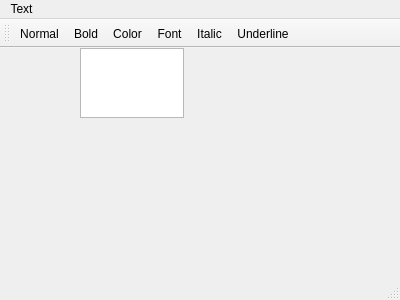
<?xml version="1.0" encoding="UTF-8"?>
<ui version="4.0">
 <class>MyTextEditor</class>
 <widget class="QMainWindow" name="MyTextEditor">
  <property name="geometry">
   <rect>
    <x>0</x>
    <y>0</y>
    <width>400</width>
    <height>300</height>
   </rect>
  </property>
  <property name="windowTitle">
   <string>MyTextEditor</string>
  </property>
  <widget class="QWidget" name="centralWidget">
   <widget class="QTextEdit" name="textEdit">
    <property name="geometry">
     <rect>
      <x>80</x>
      <y>0</y>
      <width>104</width>
      <height>70</height>
     </rect>
    </property>
    <property name="font">
     <font>
      <weight>75</weight>
      <bold>true</bold>
     </font>
    </property>
   </widget>
  </widget>
  <widget class="QMenuBar" name="menuBar">
   <property name="geometry">
    <rect>
     <x>0</x>
     <y>0</y>
     <width>400</width>
     <height>22</height>
    </rect>
   </property>
   <widget class="QMenu" name="menuText">
    <property name="title">
     <string>Text</string>
    </property>
    <addaction name="actionBold"/>
   </widget>
   <addaction name="menuText"/>
  </widget>
  <widget class="QToolBar" name="mainToolBar">
   <attribute name="toolBarArea">
    <enum>TopToolBarArea</enum>
   </attribute>
   <attribute name="toolBarBreak">
    <bool>false</bool>
   </attribute>
   <addaction name="actionNormal"/>
   <addaction name="actionBold"/>
   <addaction name="actionColor"/>
   <addaction name="actionFont"/>
   <addaction name="actionItalic"/>
   <addaction name="actionUnderline"/>
  </widget>
  <widget class="QStatusBar" name="statusBar"/>
  <action name="actionBold">
   <property name="checkable">
    <bool>true</bool>
   </property>
   <property name="checked">
    <bool>false</bool>
   </property>
   <property name="icon">
    <iconset resource="appresources.qrc">
     <normaloff>:/Images/icons/bold.png</normaloff>:/Images/icons/bold.png</iconset>
   </property>
   <property name="text">
    <string>Bold</string>
   </property>
   <property name="shortcut">
    <string>Ctrl+B</string>
   </property>
  </action>
  <action name="actionColor">
   <property name="checkable">
    <bool>true</bool>
   </property>
   <property name="icon">
    <iconset resource="appresources.qrc">
     <normaloff>:/Images/icons/c.png</normaloff>:/Images/icons/c.png</iconset>
   </property>
   <property name="text">
    <string>Color</string>
   </property>
   <property name="toolTip">
    <string>color</string>
   </property>
  </action>
  <action name="actionNormal">
   <property name="checkable">
    <bool>true</bool>
   </property>
   <property name="icon">
    <iconset resource="appresources.qrc">
     <normaloff>:/Images/icons/n.png</normaloff>:/Images/icons/n.png</iconset>
   </property>
   <property name="text">
    <string>Normal</string>
   </property>
  </action>
  <action name="actionFont">
   <property name="checkable">
    <bool>true</bool>
   </property>
   <property name="icon">
    <iconset resource="appresources.qrc">
     <normaloff>:/Images/icons/musical-symbol-of-letter-f.png</normaloff>:/Images/icons/musical-symbol-of-letter-f.png</iconset>
   </property>
   <property name="text">
    <string>Font</string>
   </property>
  </action>
  <action name="actionItalic">
   <property name="checkable">
    <bool>true</bool>
   </property>
   <property name="icon">
    <iconset resource="appresources.qrc">
     <normaloff>:/Images/icons/i.png</normaloff>:/Images/icons/i.png</iconset>
   </property>
   <property name="text">
    <string>Italic</string>
   </property>
  </action>
  <action name="actionUnderline">
   <property name="checkable">
    <bool>true</bool>
   </property>
   <property name="icon">
    <iconset resource="appresources.qrc">
     <normaloff>:/Images/icons/u.png</normaloff>:/Images/icons/u.png</iconset>
   </property>
   <property name="text">
    <string>Underline</string>
   </property>
  </action>
 </widget>
 <layoutdefault spacing="6" margin="11"/>
 <resources>
  <include location="appresources.qrc"/>
 </resources>
 <connections/>
</ui>
